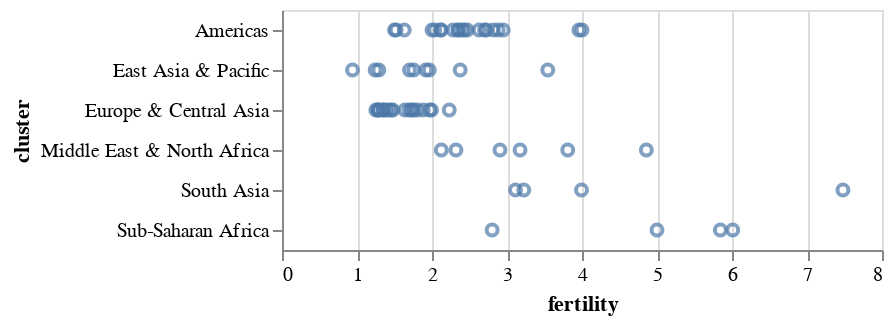

Source (notebook cell):
### Code cell
# Solution
alt.Chart(df).mark_point().encode(
    alt.X('fertility:Q'),
    alt.Y('cluster:O')
)

### Figure 1 — Vega-Lite specification as saved in the notebook (floating-point values rounded to 4 significant figures)
{"config": {"view": {"continuousWidth": 300, "continuousHeight": 300}}, "data": {"name": "data-09d87fb78b5d0aac13c8554fddcef9aa"}, "mark": {"type": "point"}, "encoding": {"x": {"field": "fertility", "type": "quantitative"}, "y": {"field": "cluster", "type": "ordinal"}}, "$schema": "https://vega.github.io/schema/vega-lite/v5.17.0.json", "datasets": {"data-09d87fb78b5d0aac13c8554fddcef9aa": [{"year": 2000, "country": "Afghanistan", "cluster": "South Asia", "pop": 23898198, "life_expect": 42.13, "fertility": 7.479}, {"year": 2000, "country": "Argentina", "cluster": "Americas", "pop": 37497728, "life_expect": 74.34, "fertility": 2.35}, {"year": 2000, "country": "Aruba", "cluster": "Americas", "pop": 69539, "life_expect": 73.45, "fertility": 2.124}, {"year": 2000, "country": "Australia", "cluster": "East Asia & Pacific", "pop": 19164620, "life_expect": 80.37, "fertility": 1.756}, {"year": 2000, "country": "Austria", "cluster": "Europe & Central Asia", "pop": 8113413, "life_expect": 78.98, "fertility": 1.382}, {"year": 2000, "country": "Bahamas", "cluster": "Americas", "pop": 290075, "life_expect": 71.07, "fertility": 2.111}, {"year": 2000, "country": "Bangladesh", "cluster": "South Asia", "pop": 130406594, "life_expect": 62.01, "fertility": 3.224}, {"year": 2000, "country": "Barbados", "cluster": "Americas", "pop": 273483, "life_expect": 75.97, "fertility": 1.5}, {"year": 2000, "country": "Belgium", "cluster": "Europe & Central Asia", "pop": 10263618, "life_expect": 78.32, "fertility": 1.638}, {"year": 2000, "country": "Bolivia", "cluster": "Americas", "pop": 8152620, "life_expect": 63.88, "fertility": 3.958}, {"year": 2000, "country": "Brazil", "cluster": "Americas", "pop": 175552771, "life_expect": 71.01, "fertility": 2.345}, {"year": 2000, "country": "Canada", "cluster": "Americas", "pop": 31278097, "life_expect": 79.77, "fertility": 1.522}, {"year": 2000, "country": "Chile", "cluster": "Americas", "pop": 15153450, "life_expect": 77.86, "fertility": 2.0}, {"year": 2000, "country": "China", "cluster": "East Asia & Pacific", "pop": 1262645000, "life_expect": 72.03, "fertility": 1.7}, {"year": 2000, "country": "Colombia", "cluster": "Americas", "pop": 39685655, "life_expect": 71.68, "fertility": 2.47}, {"year": 2000, "country": "Costa Rica", "cluster": "Americas", "pop": 3710558, "life_expect": 78.12, "fertility": 2.281}, {"year": 2000, "country": "Croatia", "cluster": "Europe & Central Asia", "pop": 4410830, "life_expect": 74.88, "fertility": 1.348}, {"year": 2000, "country": "Cuba", "cluster": "Americas", "pop": 11134273, "life_expect": 77.16, "fertility": 1.63}, {"year": 2000, "country": "Dominican Republic", "cluster": "Americas", "pop": 8385828, "life_expect": 70.85, "fertility": 2.95}, {"year": 2000, "country": "Ecuador", "cluster": "Americas", "pop": 12505204, "life_expect": 74.17, "fertility": 2.817}, {"year": 2000, "country": "Egypt", "cluster": "Middle East & North Africa", "pop": 70492342, "life_expect": 69.81, "fertility": 3.174}, {"year": 2000, "country": "El Salvador", "cluster": "Americas", "pop": 6122515, "life_expect": 70.73, "fertility": 2.883}, {"year": 2000, "country": "Finland", "cluster": "Europe & Central Asia", "pop": 5168595, "life_expect": 78.37, "fertility": 1.754}, {"year": 2000, "country": "France", "cluster": "Europe & Central Asia", "pop": 59381628, "life_expect": 79.59, "fertility": 1.883}, {"year": 2000, "country": "Georgia", "cluster": "Europe & Central Asia", "pop": 4777209, "life_expect": 70.48, "fertility": 1.478}, {"year": 2000, "country": "Germany", "cluster": "Europe & Central Asia", "pop": 82187909, "life_expect": 78.67, "fertility": 1.346}, {"year": 2000, "country": "Greece", "cluster": "Europe & Central Asia", "pop": 10559110, "life_expect": 78.26, "fertility": 1.277}, {"year": 2000, "country": "Grenada", "cluster": "Americas", "pop": 89312, "life_expect": 67.75, "fertility": 2.429}, {"year": 2000, "country": "Haiti", "cluster": "Americas", "pop": 7306302, "life_expect": 58.14, "fertility": 4.0}, {"year": 2000, "country": "Hong Kong", "cluster": "East Asia & Pacific", "pop": 6658720, "life_expect": 81.5, "fertility": 0.94}, {"year": 2000, "country": "Iceland", "cluster": "Europe & Central Asia", "pop": 281043, "life_expect": 80.5, "fertility": 1.993}, {"year": 2000, "country": "India", "cluster": "South Asia", "pop": 1007702000, "life_expect": 62.88, "fertility": 3.113}, {"year": 2000, "country": "Indonesia", "cluster": "East Asia & Pacific", "pop": 206265000, "life_expect": 68.59, "fertility": 2.376}, {"year": 2000, "country": "Iran", "cluster": "Middle East & North Africa", "pop": 65660289, "life_expect": 69.45, "fertility": 2.124}, {"year": 2000, "country": "Iraq", "cluster": "Middle East & North Africa", "pop": 22675617, "life_expect": 57.05, "fertility": 4.858}, {"year": 2000, "country": "Ireland", "cluster": "Europe & Central Asia", "pop": 3791690, "life_expect": 77.78, "fertility": 1.969}, {"year": 2000, "country": "Israel", "cluster": "Middle East & North Africa", "pop": 5842454, "life_expect": 79.7, "fertility": 2.906}, {"year": 2000, "country": "Italy", "cluster": "Europe & Central Asia", "pop": 57719337, "life_expect": 80.24, "fertility": 1.286}, {"year": 2000, "country": "Jamaica", "cluster": "Americas", "pop": 2615467, "life_expect": 72.05, "fertility": 2.628}, {"year": 2000, "country": "Japan", "cluster": "East Asia & Pacific", "pop": 126699784, "life_expect": 82.0, "fertility": 1.291}, {"year": 2000, "country": "Kenya", "cluster": "Sub-Saharan Africa", "pop": 29985839, "life_expect": 50.99, "fertility": 5.0}, {"year": 2000, "country": "South Korea", "cluster": "East Asia & Pacific", "pop": 21647682, "life_expect": 66.66, "fertility": 1.917}, {"year": 2000, "country": "North Korea", "cluster": "East Asia & Pacific", "pop": 47351083, "life_expect": 77.05, "fertility": 1.242}, {"year": 2000, "country": "Lebanon", "cluster": "Middle East & North Africa", "pop": 3578036, "life_expect": 71.03, "fertility": 2.319}, {"year": 2000, "country": "Mexico", "cluster": "Americas", "pop": 99926620, "life_expect": 74.9, "fertility": 2.401}, {"year": 2000, "country": "Netherlands", "cluster": "Europe & Central Asia", "pop": 15907853, "life_expect": 78.53, "fertility": 1.726}, {"year": 2000, "country": "New Zealand", "cluster": "East Asia & Pacific", "pop": 3819762, "life_expect": 79.11, "fertility": 1.964}, {"year": 2000, "country": "Nigeria", "cluster": "Sub-Saharan Africa", "pop": 114306700, "life_expect": 46.61, "fertility": 5.845}, {"year": 2000, "country": "Norway", "cluster": "Europe & Central Asia", "pop": 4492400, "life_expect": 79.05, "fertility": 1.801}, {"year": 2000, "country": "Pakistan", "cluster": "South Asia", "pop": 146342958, "life_expect": 63.61, "fertility": 3.994}, {"year": 2000, "country": "Peru", "cluster": "Americas", "pop": 25979722, "life_expect": 69.91, "fertility": 2.7}, {"year": 2000, "country": "Philippines", "cluster": "East Asia & Pacific", "pop": 79739825, "life_expect": 70.3, "fertility": 3.544}, {"year": 2000, "country": "Poland", "cluster": "Europe & Central Asia", "pop": 38654164, "life_expect": 74.67, "fertility": 1.251}, {"year": 2000, "country": "Portugal", "cluster": "Europe & Central Asia", "pop": 10335597, "life_expect": 77.29, "fertility": 1.454}, {"year": 2000, "country": "Rwanda", "cluster": "Sub-Saharan Africa", "pop": 7507056, "life_expect": 43.41, "fertility": 6.01}, {"year": 2000, "country": "Saudi Arabia", "cluster": "Middle East & North Africa", "pop": 23153090, "life_expect": 71.63, "fertility": 3.81}, {"year": 2000, "country": "South Africa", "cluster": "Sub-Saharan Africa", "pop": 44066197, "life_expect": 53.37, "fertility": 2.802}, {"year": 2000, "country": "Spain", "cluster": "Europe & Central Asia", "pop": 40016081, "life_expect": 79.78, "fertility": 1.287}, {"year": 2000, "country": "Switzerland", "cluster": "Europe & Central Asia", "pop": 7266920, "life_expect": 80.62, "fertility": 1.415}, {"year": 2000, "country": "Turkey", "cluster": "Europe & Central Asia", "pop": 65666677, "life_expect": 70.84, "fertility": 2.23}, {"year": 2000, "country": "United Kingdom", "cluster": "Europe & Central Asia", "pop": 59522468, "life_expect": 78.47, "fertility": 1.695}, {"year": 2000, "country": "United States", "cluster": "Americas", "pop": 282338631, "life_expect": 77.31, "fertility": 2.038}, {"year": 2000, "country": "Venezuela", "cluster": "Americas", "pop": 23542649, "life_expect": 72.77, "fertility": 2.723}]}}
